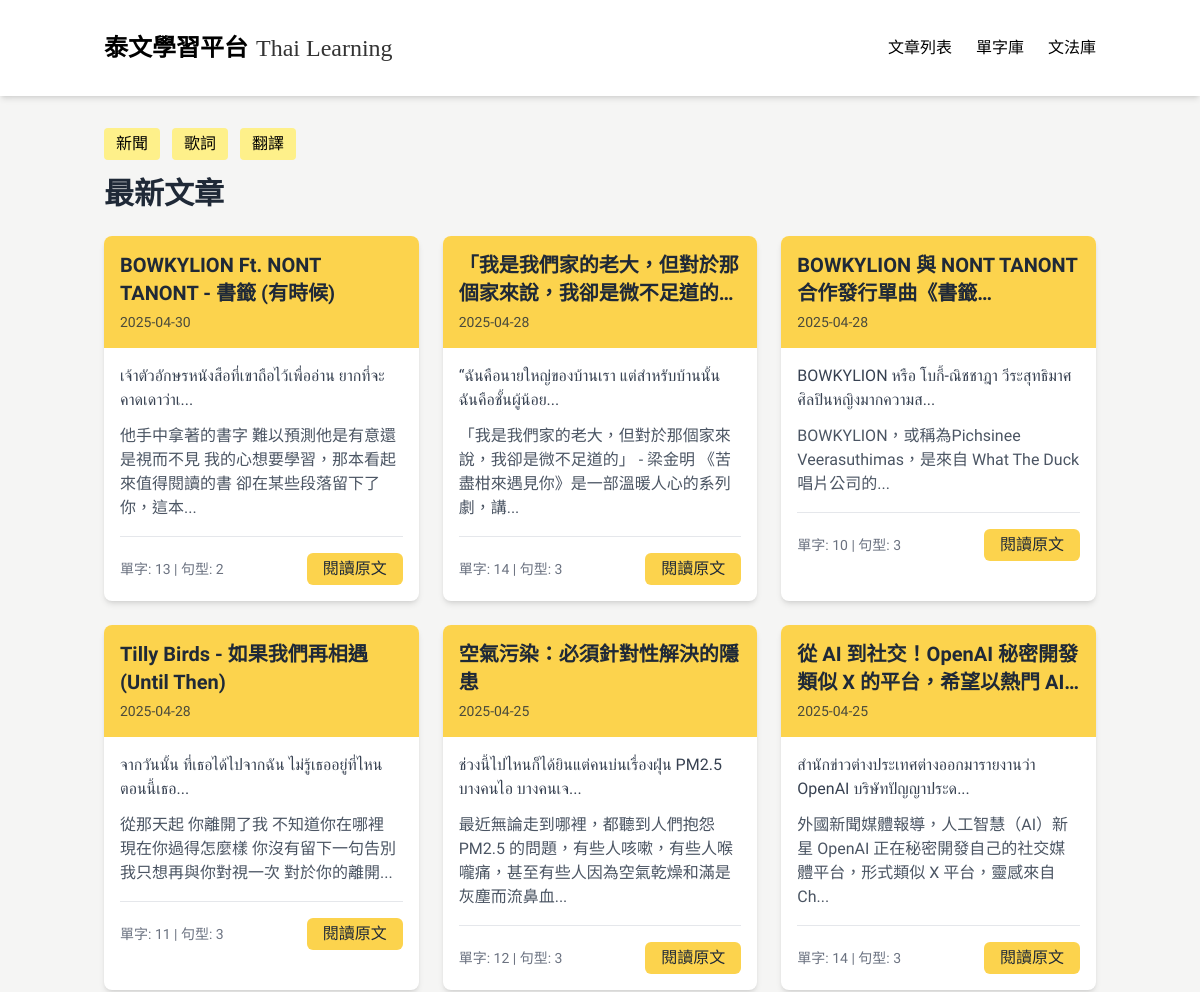
Before: / (upper part) with the older database file.
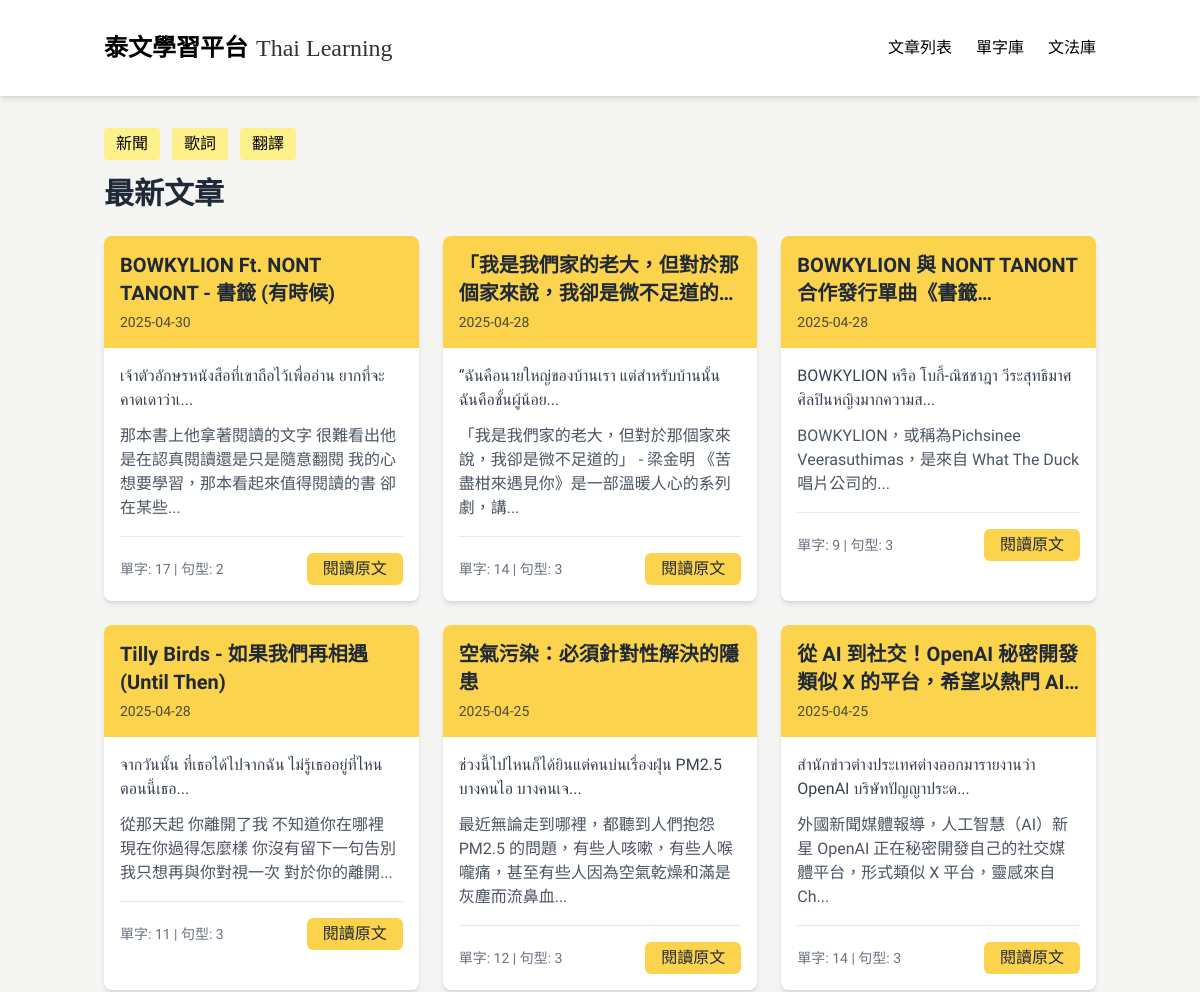
After: the same page with the newer database file.
### tables this page shows
CREATE TABLE Article (
            id INTEGER PRIMARY KEY AUTOINCREMENT,
            title TEXT,
            chineseTitle TEXT,
            content TEXT,
            chineseContent TEXT,
            category TEXT,
            url TEXT,
            status TEXT,
            createdAt TEXT,
            updatedAt TEXT,
            authorId INTEGER
        );

### app_sqlite.py (the view)
@app.route('/')
def index():
    conn = get_db_connection()
    articles = conn.execute('SELECT * FROM Article WHERE status = "published" ORDER BY createdAt DESC').fetchall()
    article_data = []
    for article in articles:
        article_id = article['id']
        word_count = conn.execute('SELECT COUNT(*) FROM WordArticle WHERE articleId = ?', (article_id,)).fetchone()[0]
        grammar_count = conn.execute('SELECT COUNT(*) FROM GrammarArticle WHERE articleId = ?', (article_id,)).fetchone()[0]
        category = article['category']
        if category and '_' in category:
            main_cat, sub_cat = category.split('_', 1)
        else:
            main_cat, sub_cat = 'uncategorized', 'uncategorized'
        article_data.append({
            **dict(article),
            'wordCount': word_count,
            'grammarCount': grammar_count,
            'mainCategory': main_cat,
            'subCategory': sub_cat
        })
    conn.close()
    return render_template('index_adjust.html', articles=article_data)

### app_sqlite.py (called while the page is built)
def get_db_connection():
    base_path = os.path.dirname(os.path.abspath(__file__))
    db_path = os.path.join(base_path, 'data.db')
    conn = sqlite3.connect(db_path)  # SQLite 檔名
    conn.row_factory = sqlite3.Row     # 讓取出的資料像字典一樣操作
    return conn

### templates/index_adjust.html (shortened to what this page needs)
<!DOCTYPE html>
<html lang="zh-TW">
<head>
  <script src="https://cdn.tailwindcss.com"></script>
</head>
<body>
  <nav class="bg-white shadow-md sticky top-0 z-50">
    <div class="container mx-auto px-4 py-4">
      <div class="flex justify-between items-center py-4">
        <div class="flex items-center space-x-2">
          <a href="/" class="flex items-end space-x-2">
            <span class="nav-title text-2xl font-bold text-black">泰文學習平台</span>
            <span class="nav-subtitle text-2xl text-black/80">Thai Learning</span>
          </a>
        </div>
        <div class="hidden md:flex space-x-6">
          <a href="/" class="tab-btn active-tab text-black hover:text-gray-700" data-tab="articles">文章列表</a>
          <a href="/vocabulary" class="text-black hover:text-gray-700">單字庫</a>
          <a href="/grammar" class="text-black hover:text-gray-700">文法庫</a>
        </div>
      </div>
    </div>
  </nav>
<div class="container mx-auto px-4 py-8">
  <div id="articles" class="tab-content">
    <div class="flex flex-wrap gap-3 mb-4">
      <button class="main-category-btn bg-yellow-200 hover:bg-yellow-300 px-3 py-1 rounded" data-main="news">新聞</button>
      <button class="main-category-btn bg-yellow-200 hover:bg-yellow-300 px-3 py-1 rounded" data-main="lyrics">歌詞</button>
      <button class="main-category-btn bg-yellow-200 hover:bg-yellow-300 px-3 py-1 rounded" data-main="translation">翻譯</button>
    </div>
    <div class="mb-8">
      <h1 class="text-3xl font-bold mb-6 text-gray-800">最新文章</h1>
      <div class="grid grid-cols-1 md:grid-cols-2 lg:grid-cols-3 gap-6">
        {% for article in articles %}
        <div class="bg-white rounded-lg shadow-md overflow-hidden hover:shadow-lg transition-shadow duration-300 article-card" data-main="{{ article.category.split('_')[0] }}" data-sub="{{ article.category.split('_')[1] }}">
        <div class="gradient-bg p-4 h-28 flex flex-col justify-between">
          <h3 class="text-xl font-semibold leading-snug line-clamp-2 break-words">{{ article.chineseTitle }}</h3>
          <p class="text-sm opacity-80">{{ article.createdAt[:10] }}</p>
        </div>
          <div class="p-4">
            <div class="flex flex-col justify-between h-full">
              <div>
                <p class="thai-text mb-3 text-gray-700">{{ article.content[:60] }}...</p>
                <p class="mb-4 text-gray-600">{{ article.chineseContent[:60] }}...</p>
              </div>
              <div class="mt-auto pt-4 border-t flex justify-between items-center">
                <span class="text-sm text-gray-500">單字: {{ article.wordCount }} | 句型: {{ article.grammarCount }}</span>
                <a href="/article/{{ article.id }}" class="bg-[var(--main-color)] hover:bg-[var(--main-color-hover)] text-[var(--main-color-dark)] hover:text-white px-4 py-1 rounded-md transition-colors">閱讀原文</a>
              </div>
            </div>
          </div>
        </div>
      {% endfor %}
      </div>
    </div>
  </div>
</div>
</body>
</html>

Changed rows visible on the page:
changed Article "BOWKYLION Ft. NONT TANONT - 書籤 (有時候)": chineseContent "他手中拿著的書字 難以預測他是有意還是視而不見 我的心想要學習，那本看起來值得閱讀的書 卻在某些段落留下了你，這本" → "那本書上他拿著閱讀的文字 很難看出他是在認真閱讀還是只是隨意翻閱 我的心想要學習，那本看起來值得閱讀的書 卻在某些"; wordCount "13" → "17"
computed for Article "BOWKYLION หรือ โบกี้-ณิชชาฎา วีระสุทธิมาศ ศิลปินหญิงมากความส": wordCount "10" → "9"
